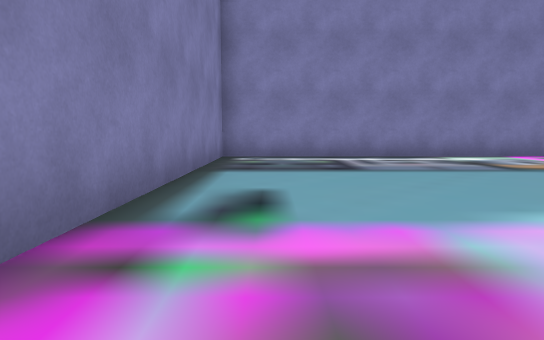
view 1 (above)

24 first-person views from a walk through a 3-D level made in the Unity game engine. The camera is 0.58 m above the floor, tilts 6° down and sees 75° across. The floor is counted in squares, 1 m on a side. Each view is taken from the middle of a square. On the plan, view 1 faces up. The plan holds only what a view shows up to about 10 squares ahead; the rest is blank. The place goes on beyond the plan.

view 2
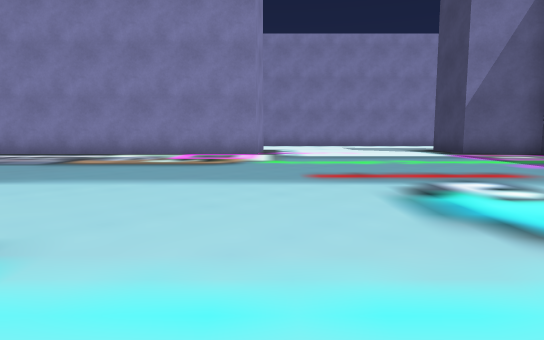

view 3
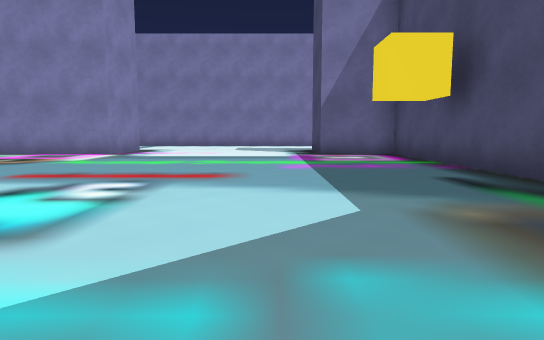

view 4
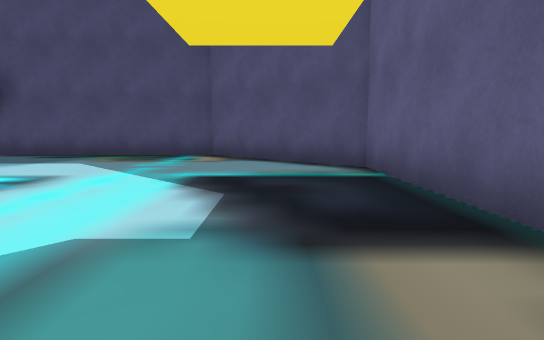

view 5
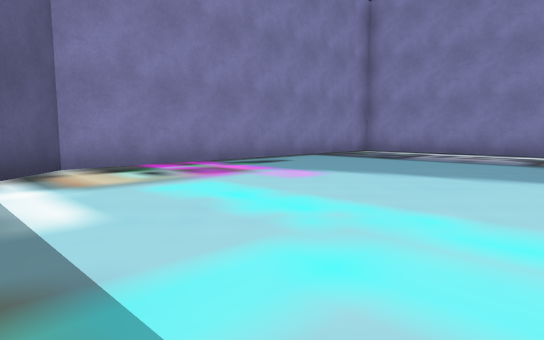

view 6
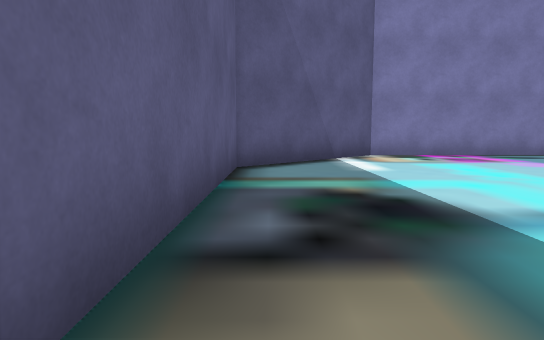

view 7
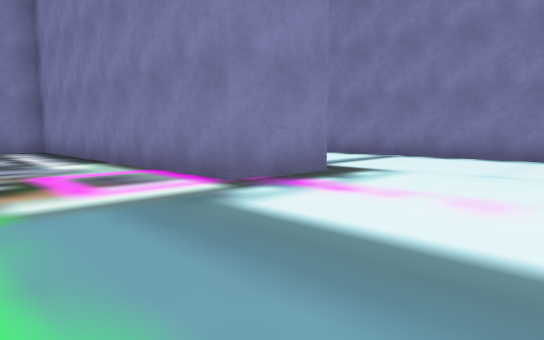

view 8
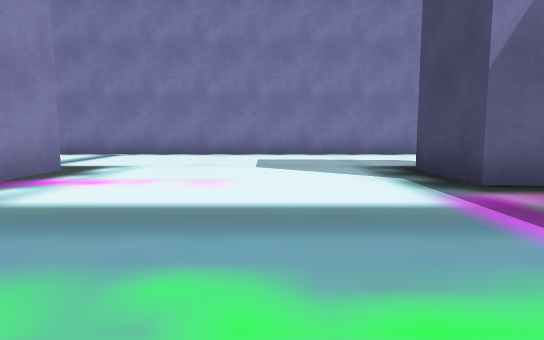

view 9
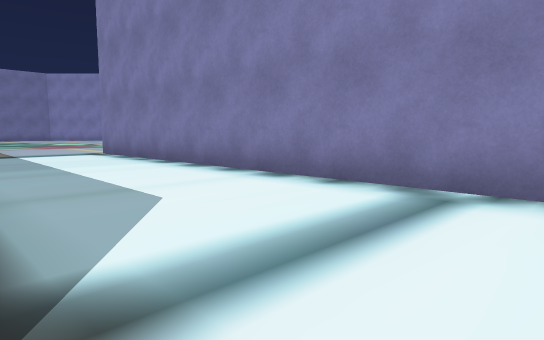

view 10
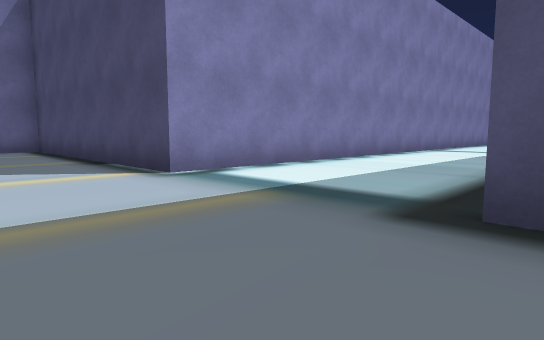

view 11
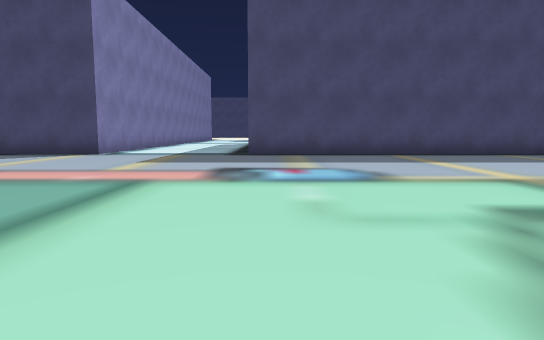

view 12
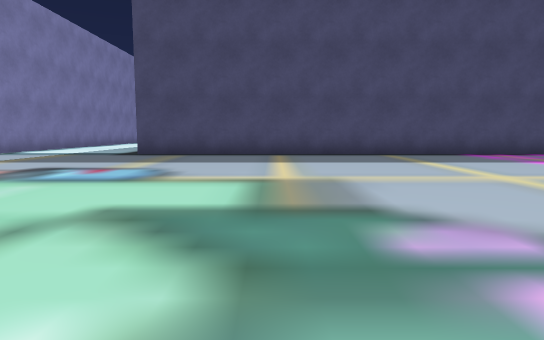

view 13
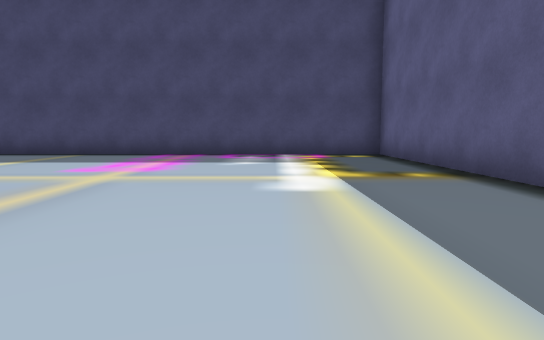

view 14
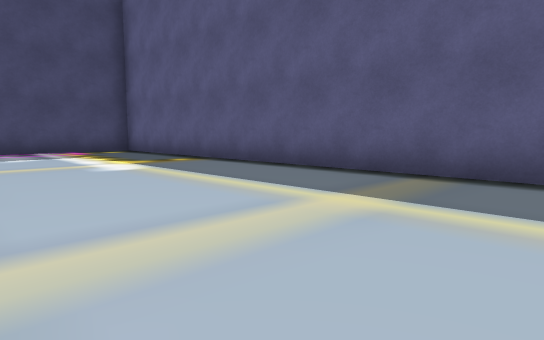

view 15
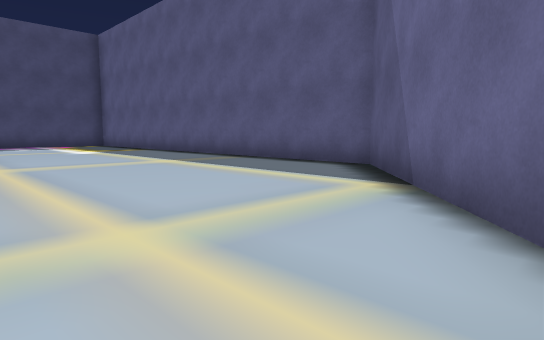

view 16
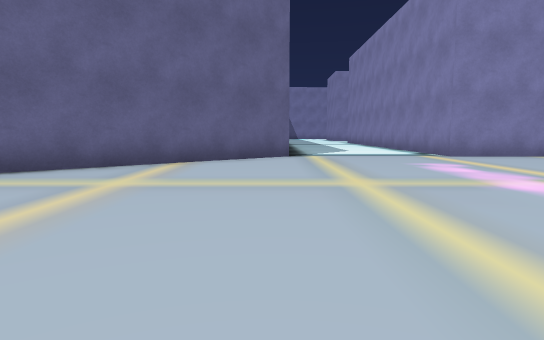

view 17
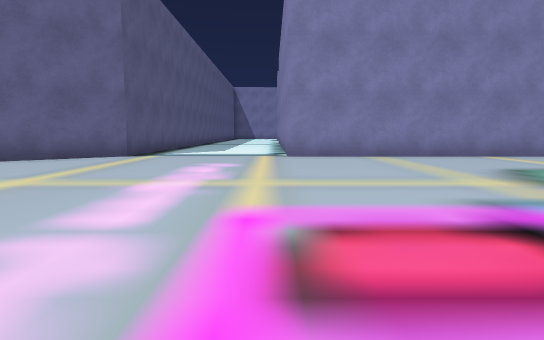

view 18
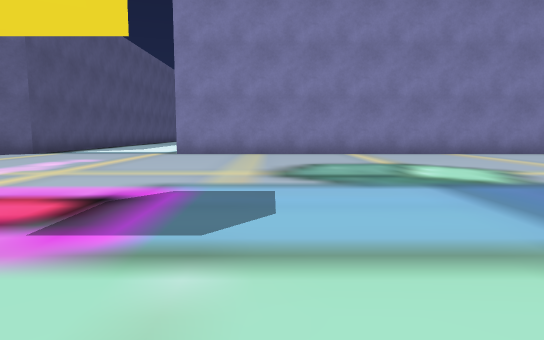

view 19
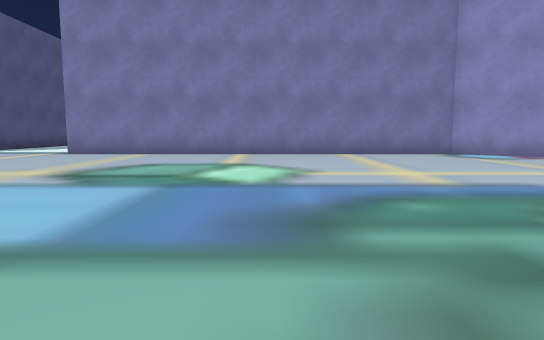

view 20
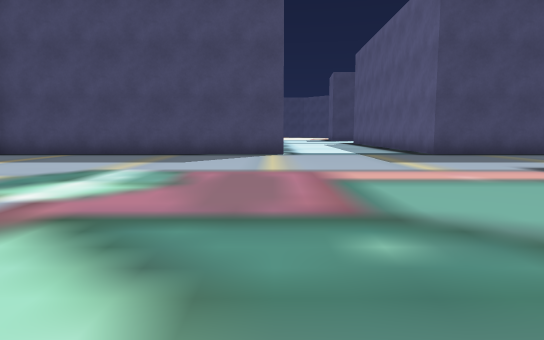

view 21
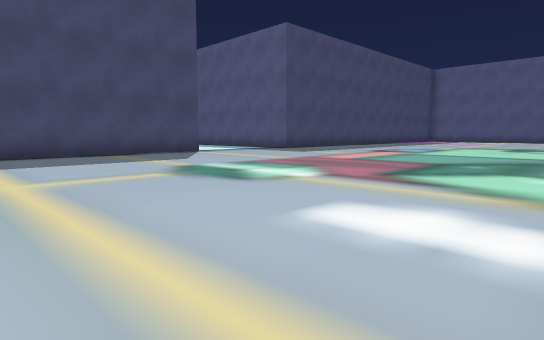

view 22
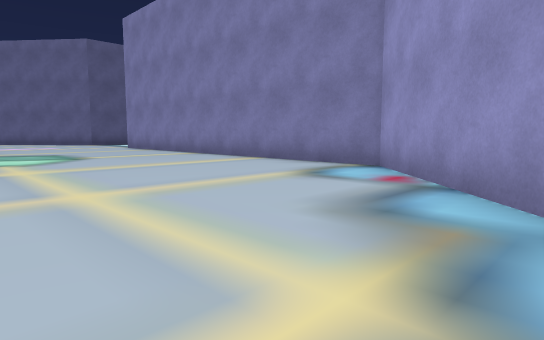

view 23
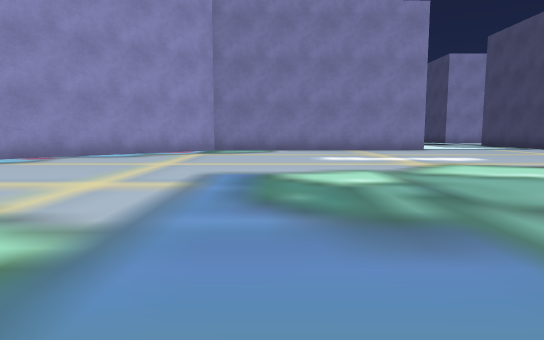

view 24
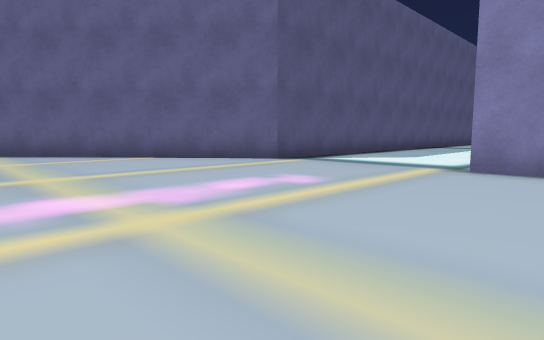

### Floor plan
Points are (right, up) in squares from view 1. A wall is a line through its corners. A room is listed if a view was taken in it or the views show most of it. See-through windows are left out.
Room 1 (views 1, 2, 3, 4, 5, 6, 7, 8)
walls: (7.6, 8.7) (-1.2, 8.6) (-1.2, -0.4) (2, -3.6) (12, -3.6) (15.3, -0.4) (15.3, 8.6) (13.4, 8.9) (13.3, 10.7); (15, 14.7) (8.5, 14.7)
ways out: opening at (8, 12) to room 2
Room 2 (views 9, 10, 11, 12, 13, 14, 15, 16, 17, 18, 19, 20, 21, 22, 23, 24)
walls: (-18.5, 21.1) (-21.8, 17.9) (-21.8, 7.4) (-23.1, 7.4); (-24.8, 3.4) (-21.8, 3.4) (-15.7, -3.9) (-2.4, -3.9) (-2.4, 10.6) (-1.9, 10.6); (7.7, 10.6) (7.6, 8.7); (8.5, 14.7) (-2.4, 14.7) (-2.4, 21.5)
ways out: opening at (8, 12) to room 1

Where each view was taken, in squares from view 1:
view 1: 0 up, 0 right, facing up
view 2: 1 down, 8 right, facing up
view 3: 1 down, 12 right, facing up
view 4: 2 down, 6 right, facing right
view 5: 2 down, 5 right, facing up-left
view 6: 3 down, 8 right, facing left
view 7: 6 up, 11 right, facing up-left
view 8: 5 up, 11 right, facing up
view 9: 11 up, 8 right, facing up-left
view 10: 10 up, 5 left, facing up-right
view 11: 10 up, 12 left, facing right
view 12: 7 up, 12 left, facing right
view 13: 1 down, 12 left, facing right
view 14: 1 up, 14 left, facing down-right
view 15: 2 up, 19 left, facing down-right
view 16: 3 up, 13 left, facing left
view 17: 7 up, 13 left, facing left
view 18: 10 up, 12 left, facing left
view 19: 13 up, 12 left, facing left
view 20: 15 up, 12 left, facing right
view 21: 21 up, 12 left, facing down-right
view 22: 21 up, 16 left, facing down-left
view 23: 11 up, 15 left, facing up
view 24: 9 up, 16 left, facing down-left
